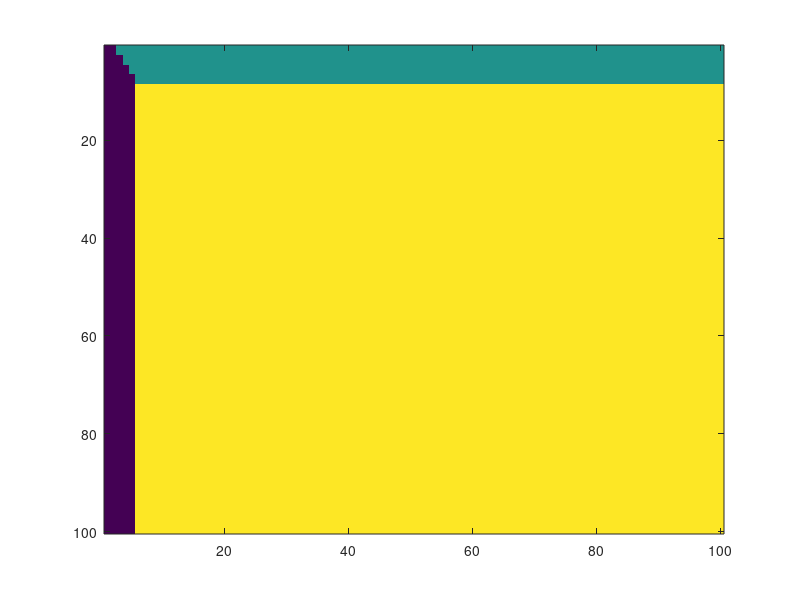

Recreate this plot in MATLAB. (Note: this script raises an error after producing the figure.)
clc; clear; close all;

% Parametri
dim_mappa = [100, 100]; % Dimensioni della griglia (100x100)
kp = 0.2;               % Parametro di guadagno per il controllo di Lloyd
n_iter = 20;            % Numero massimo di iterazioni
raggio_raggiungimento = 1; % Raggio per considerare l'incendio raggiunto

% Numero fisso di incendi e aerei
num_incendi = 3;
num_aerei = 3;

% Creazione della griglia della mappa
[X, Y] = meshgrid(1:dim_mappa(1), 1:dim_mappa(2));
voronoi_grid = [X(:), Y(:)]; % Punti della mappa

% Definizione delle posizioni casuali degli incendi e delle loro ampiezze
incendi = randi([30, 90], num_incendi, 2);
ampiezze_incendi = randi([5, 20], num_incendi, 1);

% Inizializzazione aerei in punti lontani dagli incendi
sp_aerei = zeros(num_aerei, 2);
for i = 1:num_aerei
    while true
        candidato = randi([0, 10], 1, 2);
        if min(vecnorm(candidato - incendi, 2, 2)) > 15 % Deve stare lontano da tutti gli incendi
            sp_aerei(i, :) = candidato;
            break;
        end
    end
end

% Memorizzazione delle traiettorie
traiettorie_x = zeros(n_iter, num_aerei);
traiettorie_y = zeros(n_iter, num_aerei);

figure(1);
hold on;
for iter = 1:n_iter
    clf;

    % Salvataggio delle posizioni attuali degli aerei
    traiettorie_x(iter, :) = sp_aerei(:, 1);
    traiettorie_y(iter, :) = sp_aerei(:, 2);
    
    % Calcolo della Voronoi
    distanze = pdist2(voronoi_grid, sp_aerei);
    [~, min_idx] = min(distanze, [], 2);
    regioni = reshape(min_idx, dim_mappa);
    
    % Plot della Voronoi
    imagesc(regioni);
    colormap(parula);
    hold on;
    
    % Aggiornamento posizioni aerei
    for i = 1:num_aerei
        % Ottieni l'incendio assegnato all'aereo
        idx_incendio = find(min_idx == i);
        
        if ~isempty(idx_incendio)
            centroide = incendi(i, :); % Centroide della regione assegnata

            % Calcola la distanza dall'incendio
            distanza = norm(sp_aerei(i, :) - centroide);
            
            % Muove l'aereo verso il centroide solo se non è già arrivato
            if distanza > raggio_raggiungimento
                sp_aerei(i, :) = sp_aerei(i, :) + kp * (centroide - sp_aerei(i, :));
            end
            
            % Plot degli aerei
            plot(sp_aerei(i, 2), sp_aerei(i, 1), 'bo', 'MarkerSize', 10, 'MarkerFaceColor', 'w');
            
            % Plot incendi
            plot(centroide(2), centroide(1), 'rx', 'MarkerSize', 10 + ampiezze_incendi(i) / 2, 'LineWidth', 2);
        end
    end
    
    pause(0.01);
end
hold off;

% FIGURA SEPARATA: Plotta le traiettorie degli aerei
figure(2);
hold on;
title('Traiettorie degli aerei verso gli incendi');
xlabel('X');
ylabel('Y');
grid on;

for i = 1:num_aerei
    plot(traiettorie_y(:, i), traiettorie_x(:, i), '-o', 'LineWidth', 1.5, 'MarkerSize', 5);
end

legend(arrayfun(@(x) sprintf('Aereo %d', x), 1:num_aerei, 'UniformOutput', false));
hold off;
